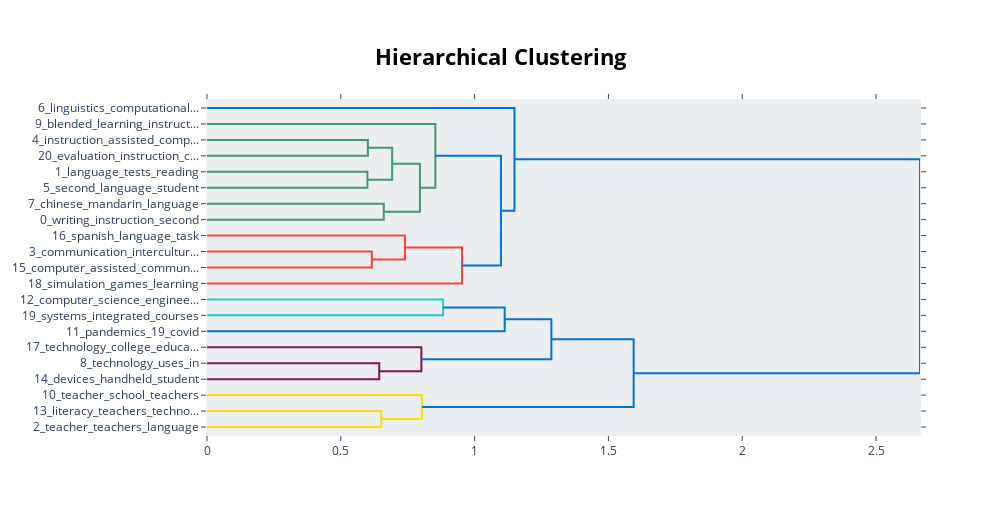

Source (notebook cell):
### Code cell
model.visualize_hierarchy()

### Figure 1 — Plotly figure (JSON) as saved in the notebook; plotly's stock layout.template omitted (floating-point values rounded to 4 significant figures)
{"data": [{"hoverinfo": "text", "marker": {"color": "rgb(61,153,112)"}, "mode": "lines", "type": "scatter", "x": [0, 0.6011, 0.6011, 0], "xaxis": "x", "y": [-25, -25, -35, -35], "yaxis": "y"}, {"hoverinfo": "text", "marker": {"color": "rgb(61,153,112)"}, "mode": "lines", "type": "scatter", "x": [0, 0.5994, 0.5994, 0], "xaxis": "x", "y": [-45, -45, -55, -55], "yaxis": "y"}, {"hoverinfo": "text", "marker": {"color": "rgb(61,153,112)"}, "mode": "lines", "type": "scatter", "x": [0.6011, 0.6919, 0.6919, 0.5994], "xaxis": "x", "y": [-30, -30, -50, -50], "yaxis": "y"}, {"hoverinfo": "text", "marker": {"color": "rgb(61,153,112)"}, "mode": "lines", "type": "scatter", "x": [0, 0.6605, 0.6605, 0], "xaxis": "x", "y": [-65, -65, -75, -75], "yaxis": "y"}, {"hoverinfo": "text", "marker": {"color": "rgb(61,153,112)"}, "mode": "lines", "type": "scatter", "x": [0.6919, 0.7957, 0.7957, 0.6605], "xaxis": "x", "y": [-40, -40, -70, -70], "yaxis": "y"}, {"hoverinfo": "text", "marker": {"color": "rgb(61,153,112)"}, "mode": "lines", "type": "scatter", "x": [0, 0.8532, 0.8532, 0.7957], "xaxis": "x", "y": [-15, -15, -55, -55], "yaxis": "y"}, {"hoverinfo": "text", "marker": {"color": "rgb(255,65,54)"}, "mode": "lines", "type": "scatter", "x": [0, 0.6158, 0.6158, 0], "xaxis": "x", "y": [-95, -95, -105, -105], "yaxis": "y"}, {"hoverinfo": "text", "marker": {"color": "rgb(255,65,54)"}, "mode": "lines", "type": "scatter", "x": [0, 0.74, 0.74, 0.6158], "xaxis": "x", "y": [-85, -85, -100, -100], "yaxis": "y"}, {"hoverinfo": "text", "marker": {"color": "rgb(255,65,54)"}, "mode": "lines", "type": "scatter", "x": [0.74, 0.9528, 0.9528, 0], "xaxis": "x", "y": [-92.5, -92.5, -115, -115], "yaxis": "y"}, {"hoverinfo": "text", "marker": {"color": "rgb(0,116,217)"}, "mode": "lines", "type": "scatter", "x": [0.8532, 1.098, 1.098, 0.9528], "xaxis": "x", "y": [-35, -35, -103.8, -103.8], "yaxis": "y"}, {"hoverinfo": "text", "marker": {"color": "rgb(0,116,217)"}, "mode": "lines", "type": "scatter", "x": [0, 1.149, 1.149, 1.098], "xaxis": "x", "y": [-5, -5, -69.38, -69.38], "yaxis": "y"}, {"hoverinfo": "text", "marker": {"color": "rgb(35,205,205)"}, "mode": "lines", "type": "scatter", "x": [0, 0.8821, 0.8821, 0], "xaxis": "x", "y": [-125, -125, -135, -135], "yaxis": "y"}, {"hoverinfo": "text", "marker": {"color": "rgb(0,116,217)"}, "mode": "lines", "type": "scatter", "x": [0.8821, 1.112, 1.112, 0], "xaxis": "x", "y": [-130, -130, -145, -145], "yaxis": "y"}, {"hoverinfo": "text", "marker": {"color": "rgb(133,20,75)"}, "mode": "lines", "type": "scatter", "x": [0, 0.6435, 0.6435, 0], "xaxis": "x", "y": [-165, -165, -175, -175], "yaxis": "y"}, {"hoverinfo": "text", "marker": {"color": "rgb(133,20,75)"}, "mode": "lines", "type": "scatter", "x": [0, 0.801, 0.801, 0.6435], "xaxis": "x", "y": [-155, -155, -170, -170], "yaxis": "y"}, {"hoverinfo": "text", "marker": {"color": "rgb(0,116,217)"}, "mode": "lines", "type": "scatter", "x": [1.112, 1.287, 1.287, 0.801], "xaxis": "x", "y": [-137.5, -137.5, -162.5, -162.5], "yaxis": "y"}, {"hoverinfo": "text", "marker": {"color": "rgb(255,220,0)"}, "mode": "lines", "type": "scatter", "x": [0, 0.6512, 0.6512, 0], "xaxis": "x", "y": [-195, -195, -205, -205], "yaxis": "y"}, {"hoverinfo": "text", "marker": {"color": "rgb(255,220,0)"}, "mode": "lines", "type": "scatter", "x": [0, 0.803, 0.803, 0.6512], "xaxis": "x", "y": [-185, -185, -200, -200], "yaxis": "y"}, {"hoverinfo": "text", "marker": {"color": "rgb(0,116,217)"}, "mode": "lines", "type": "scatter", "x": [1.287, 1.594, 1.594, 0.803], "xaxis": "x", "y": [-150, -150, -192.5, -192.5], "yaxis": "y"}, {"hoverinfo": "text", "marker": {"color": "rgb(0,116,217)"}, "mode": "lines", "type": "scatter", "x": [1.149, 2.664, 2.664, 1.594], "xaxis": "x", "y": [-37.19, -37.19, -171.2, -171.2], "yaxis": "y"}], "layout": {"autosize": false, "height": 515, "hoverlabel": {"bgcolor": "white", "font": {"family": "Rockwell", "size": 16}}, "hovermode": "closest", "plot_bgcolor": "#ECEFF1", "showlegend": false, "title": {"font": {"color": "Black", "size": 22}, "text": "<b>Hierarchical Clustering</b>", "x": 0.5, "xanchor": "center", "yanchor": "top"}, "width": 1000, "xaxis": {"mirror": "allticks", "rangemode": "tozero", "showgrid": false, "showline": true, "showticklabels": true, "ticks": "outside", "type": "linear", "zeroline": false}, "yaxis": {"mirror": "allticks", "range": [-210, 0], "rangemode": "tozero", "showgrid": false, "showline": true, "showticklabels": true, "tickmode": "array", "ticks": "outside", "ticktext": ["6_linguistics_computational...", "9_blended_learning_instruct...", "4_instruction_assisted_comp...", "20_evaluation_instruction_c...", "1_language_tests_reading", "5_second_language_student", "7_chinese_mandarin_language", "0_writing_instruction_second", "16_spanish_language_task", "3_communication_intercultur...", "15_computer_assisted_commun...", "18_simulation_games_learning", "12_computer_science_enginee...", "19_systems_integrated_courses", "11_pandemics_19_covid", "17_technology_college_educa...", "8_technology_uses_in", "14_devices_handheld_student", "10_teacher_school_teachers", "13_literacy_teachers_techno...", "2_teacher_teachers_language"], "tickvals": [-5, -15, -25, -35, -45, -55, -65, -75, -85, -95, -105, -115, -125, -135, -145, -155, -165, -175, -185, -195, -205], "type": "linear", "zeroline": false}}}
